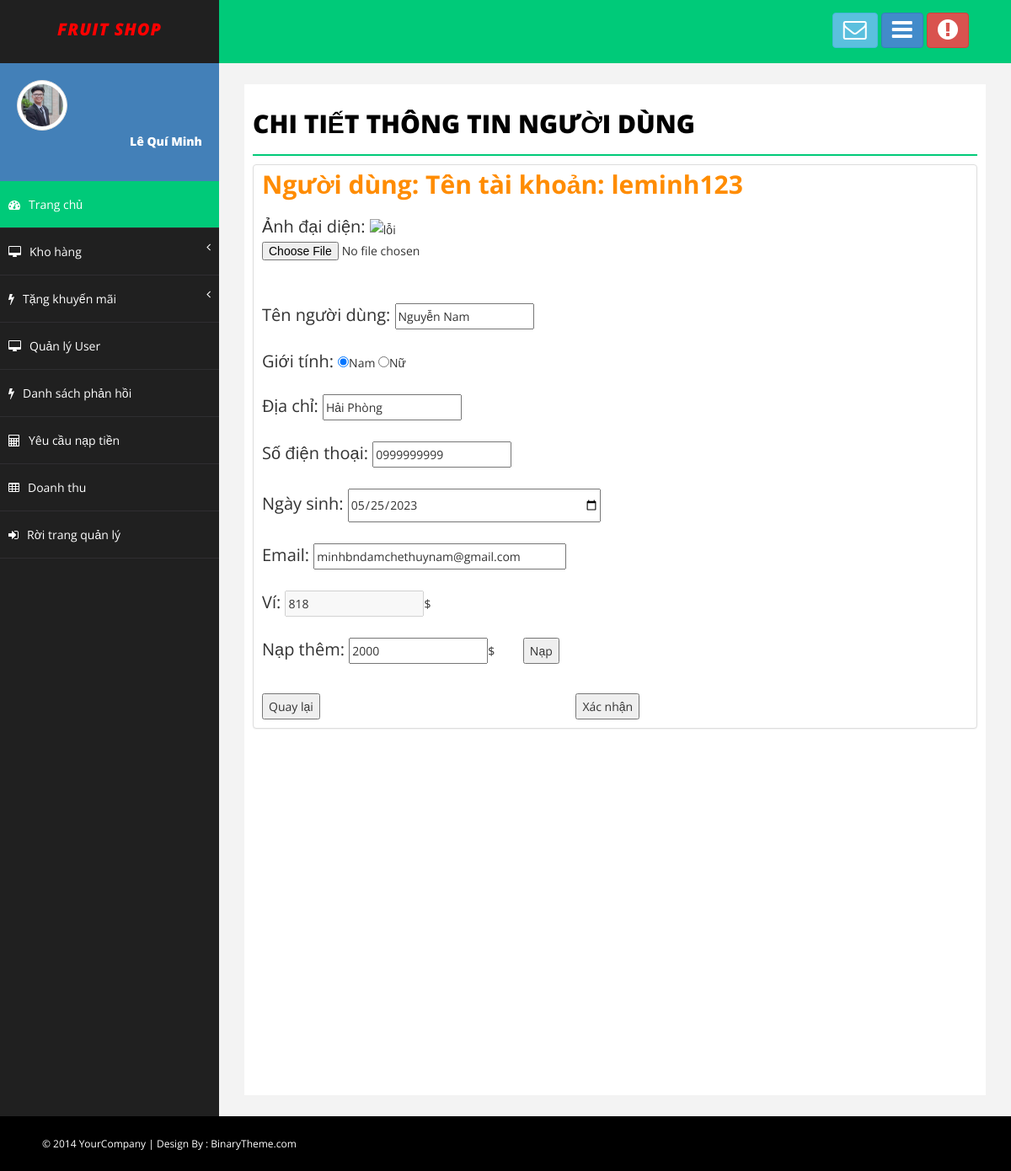
Page /Admin/ChitietUser.php?TenTK=leminh123&st=2000 (signed in) on the committed database.
### tables this page shows
CREATE TABLE `dsuser` (
  `ID_User` int(11) NOT NULL,
  `Name_User` varchar(50) NOT NULL,
  `Sex` varchar(50) NOT NULL,
  `Address` varchar(50) NOT NULL,
  `Date` date NOT NULL,
  `PhoneNumber` varchar(50) NOT NULL,
  `Email` varchar(50) NOT NULL,
  `Avt` varchar(50) NOT NULL,
  `Wallet` double NOT NULL,
  `Chucvu` varchar(50) NOT NULL,
  `Name_TK` varchar(50) NOT NULL
);

### Admin/Control.php (called while the page is built, shortened)
<?php
    include("../Connect.php");
    class data{
        function Search_User($tentk){
            global $con;
            $sql = "SELECT* FROM dsuser WHERE Name_TK = '$tentk'";
            $run = mysqli_query($con,$sql);
            return $run;
        }
    }
?>

### Admin/ChitietUser.php (the view, shortened to what this page needs)
<!DOCTYPE html>
<html xmlns="http://www.w3.org/1999/xhtml">
<head>
    <?php
        include("Control.php");
        $getdata = new data();
        $input = $getdata->Search_User($_SESSION['TenTK']);
        $ttcn = mysqli_fetch_array($input);
    ?>
    <link href="assets/css/bootstrap.css" rel="stylesheet" />
    <link href="assets/css/font-awesome.css" rel="stylesheet" />
    <link href="assets/css/basic.css" rel="stylesheet" />
    <link href="assets/css/custom.css" rel="stylesheet" />
</head>
<body>
    <div id="wrapper">
        <nav class="navbar navbar-default navbar-cls-top " role="navigation" style="margin-bottom: 0">
            <div class="navbar-header">
                <a class="navbar-brand" style="font-style: italic; color: red;" href="Admin_TC.php">Fruit Shop</a>
            </div>
            <div class="header-right">
                <a href="message-task.html" class="btn btn-info" title="Hộp thư đến"><i class="fa fa-envelope-o fa-2x"></i></a>
                <a href="message-task.html" class="btn btn-primary" title="New Task"><i class="fa fa-bars fa-2x"></i></a>
                <button href="login.html" id="logout" class="btn btn-danger" title="Logout"><i class="fa fa-exclamation-circle fa-2x"></i></button>
            </div>
        </nav>
        <nav class="navbar-default navbar-side" role="navigation">
            <div class="sidebar-collapse">
                <ul class="nav" id="main-menu">
                    <li>
                        <div class="user-img-div">
                            <img src="../User/images/image_User/<?php echo$ttcn['Avt']; ?>" class="img-thumbnail" style="border-radius: 50%;" />
                            <div class="inner-text">
                                <?php echo$ttcn['Name_User']; ?>
                            </div>
                        </div>
                    </li>
                    <li>
                        <a class="active-menu" href="Admin_TC.php"><i class="fa fa-dashboard "></i>Trang chủ</a>
                    </li>
                    <li>
                        <a href="#"><i class="fa fa-desktop"></i>Kho hàng<span class="fa arrow"></span></a>
                    </li>
                     <li>
                        <a href="#"><i class="fa fa-flash"></i>Tặng khuyến mãi<span class="fa arrow"></span></a>
                    </li>
                    <li>
                        <a href="QLUser.php"><i class="fa fa-desktop"></i>Quản lý User</a>
                    </li>
                    <li>
                        <a href="DSPhanhoi.php"><i class="fa fa-flash"></i>Danh sách phản hồi</a>
                    </li>
                    <li>
                        <a href="#"><i class="fa fa-calculator"></i>Yêu cầu nạp tiền</a>
                    </li>
                    <li>
                        <a href="#"><i class="fa fa-table"></i>Doanh thu</a>
                    </li>
                    <li>
                        <a href="../User/Trangchu.php" ><i class="fa fa-sign-in "></i>Rời trang quản lý</a>
                    </li>
                </ul>
             </div>
        </nav>
        <div id="page-wrapper">
            <div id="page-inner">
                <h1 class="page-head-line">Chi tiết thông tin người dùng</h1>
                <div class="row">
                    <div class="col-md-12">
                        <div class="panel panel-default">
                            <?php
                                $name=""; $tien=0;
                                if(isset($_GET['TenTK']))    $name = $_GET['TenTK'];
                                $load = $getdata->Search_User($name);
                                $user = mysqli_fetch_array($load);
                            ?>
                            <form method="post" enctype="multipart/form-data" style=" margin-top: 10px; margin-left: 10px;">
                                <div style="font-size: 30px; font-weight: bold; color: darkorange;">Người dùng:   Tên tài khoản: <?php echo$user["Name_TK"]; ?></div><br>
                                <span style="font-size: 20px;">Ảnh đại diện: </span>
                                    <img src="../User/images/image_User/<?php echo$user["Avt"]; ?>" style="width: 250px; height: 250px;" alt="lỗi">
                                    <input type="file" name="img_avt" onclick=""><br><br>
                                <span style="font-size: 20px;">Tên người dùng: </span>
                                    <input type="text" name="txtten" value="<?php echo$user["Name_User"]; ?>"><br><br>
                                <span style="font-size: 20px;">Giới tính:  </span>
                                    <input type="radio" name="txtgt" value="Nam" <?php if($user["Sex"]=="Nam") echo"checked"; ?>>Nam
                                    <input type="radio" name="txtgt" value="Nữ" <?php if($user["Sex"]=="Nữ") echo"checked"; ?>>Nữ<br><br>
                                <span style="font-size: 20px;">Địa chỉ:  </span>
                                    <input type="" name="txtdc" value="<?php echo$user["Address"]; ?>"><br><br>
                                <span style="font-size: 20px;">Số điện thoại:  </span>
                                    <input type="tel" name="txtsdt" value="<?php echo$user["PhoneNumber"]; ?>"><br><br>
                                <span style="font-size: 20px;">Ngày sinh:  </span>
                                    <input type="date" name="txtns" style="width: 300px;" value="<?php echo$user["Date"]; ?>"><br><br>
                                <span style="font-size: 20px;">Email:  </span>
                                    <input type="email" name="txtemail" style="width: 300px;" value="<?php echo$user["Email"]; ?>"><br><br>
                                <span style="font-size: 20px;">Ví:  </span>
                                    <input type="number" id="vi" name="txtvi" value="<?php echo$user["Wallet"]; ?>" disabled>$<br><br>
                                <span style="font-size: 20px;">Nạp thêm:  </span>
                                    <input type="number" name="txtnap" value="<?php if(isset($_GET['st']))  echo$_GET['st']; else echo 0; ?>">$
                                    <input type="submit" name="nap" value="Nạp" style="margin-left: 30px; margin-bottom: 10px;"><br><br>
                                <input type="button" value="Quay lại" onclick="window.location = '<?php echo$_SESSION['Back'] ?>'">
                                <input type="submit" onclick="return(confirm('Bạn có chắc chắn muốn cập nhật?'))" name="oke" value="Xác nhận" style="margin-left: 300px; margin-bottom: 10px;">
                            </form>
                        </div>
                    </div>
                </div>
            </div>
        </div>
    </div>
    <div id="footer-sec">
        &copy; 2014 YourCompany | Design By : <a href="http://www.binarytheme.com/" target="_blank">BinaryTheme.com</a>
    </div>
</body>
</html>

### Admin/assets/css/basic.css (style rules this page uses)
body { font-family: 'Open Sans', sans-serif; line-height:25px; }
#wrapper { width: 100%; background: #202020; }
#page-wrapper { padding: 15px 15px; min-height: 600px; background: #F3F3F3; }
#page-inner { width: 100%; margin: 10px 20px 10px 0px; background-color: #fff!important; padding: 10px; min-height: 1200px; }
.page-head-line { font-size: 30px; text-transform: uppercase; color: #000; font-weight: 800; padding-bottom: 20px; border-bottom: 2px solid #00CA79; margin-bottom: 10px; }
.navbar-cls-top .navbar-brand { color: #fff; background: #202020; width: 260px; text-align: center; height: 75px; font-size: 20px; letter-spacing: 1px; font-weight: 900; padding-top: 25px; text-transform:uppercase; }
.header-right { color: #fff; padding: 15px 50px 5px 50px; float: right; font-size: 16px; }
.user-img-div { min-height: 140px; padding: 20px; background-color: #4380B8; }
.user-img-div img { max-height: 60px; }
.user-img-div .inner-text { text-align: right; position: relative; color: #fff; font-weight: 800; line-height: 25px; }
.active-menu { background-color: #00CA79!important; }
.arrow { float: right; }
.fa.arrow:before { content: "\f104"; }
.sidebar-collapse, .sidebar-collapse .nav { background: none; }
.sidebar-collapse .nav { padding: 0; }
.sidebar-collapse .nav > li > a { color: #fff; background: #202020; text-shadow: none; padding: 15px 40px; border-bottom: 1px solid #2F2E31; }
.sidebar-collapse > .nav > li > a { padding: 15px 10px; }
.navbar-side { border: none; background-color: #202020; }
.navbar-cls-top { background: #00CA79; border-bottom: none; }
.navbar-default { border: 0px solid black; }
.navbar-header { background: #000000; }
.nav > li > a > i { margin-right: 10px; }
#footer-sec { background-color:#000; padding:20px 50px; color:#fff; font-size:12px; }
#footer-sec a { color:#fff; }
@media (min-width:768px) { #page-wrapper { margin: 0 0 0 260px; padding: 15px 30px; min-height: 1200px; } }
@media (min-width:768px) { .navbar-side { z-index: 1; position: absolute; width: 260px; } }
@media (min-width:768px) { .navbar { border-radius: 0px; } }

### rows in the picture
dsuser: Avt (picture), Name_User "Lê Quí Minh"
dsuser: Name_TK "leminh123", txtten "Nguyễn Nam", Sex "☑", txtdc "Hải Phòng", txtsdt "0999999999", txtns "05/25/2023", txtemail "minhbndamchethuynam@gmail.com", txtvi "818"
